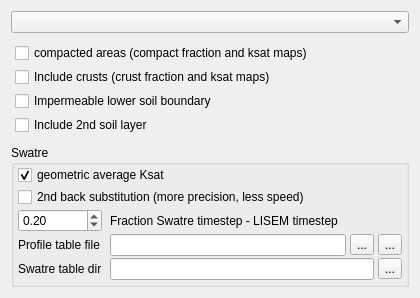
              <widget class="QWidget" name="page_4">
               <property name="geometry">
                <rect>
                 <x>0</x>
                 <y>0</y>
                 <width>377</width>
                 <height>269</height>
                </rect>
               </property>
               <attribute name="label">
                <string>Infiltration</string>
               </attribute>
               <layout class="QGridLayout" name="gridLayout_25">
                <item row="0" column="0">
                 <widget class="QComboBox" name="E_InfiltrationMethod">
                  <property name="palette">
                   <palette>
                    <active>
                     <colorrole role="ButtonText">
                      <brush brushstyle="SolidPattern">
                       <color alpha="255">
                        <red>0</red>
                        <green>0</green>
                        <blue>0</blue>
                       </color>
                      </brush>
                     </colorrole>
                    </active>
                    <inactive>
                     <colorrole role="ButtonText">
                      <brush brushstyle="SolidPattern">
                       <color alpha="255">
                        <red>0</red>
                        <green>0</green>
                        <blue>0</blue>
                       </color>
                      </brush>
                     </colorrole>
                    </inactive>
                    <disabled>
                     <colorrole role="ButtonText">
                      <brush brushstyle="SolidPattern">
                       <color alpha="255">
                        <red>122</red>
                        <green>122</green>
                        <blue>122</blue>
                       </color>
                      </brush>
                     </colorrole>
                    </disabled>
                   </palette>
                  </property>
                  <property name="font">
                   <font>
                    <weight>50</weight>
                    <bold>false</bold>
                   </font>
                  </property>
                 </widget>
                </item>
                <item row="1" column="0">
                 <widget class="QFrame" name="frame">
                  <layout class="QGridLayout" name="gridLayout_8">
                   <property name="margin">
                    <number>4</number>
                   </property>
                   <property name="spacing">
                    <number>4</number>
                   </property>
                   <item row="0" column="0">
                    <widget class="QCheckBox" name="checkInfilCompact">
                     <property name="font">
                      <font>
                       <weight>50</weight>
                       <bold>false</bold>
                      </font>
                     </property>
                     <property name="text">
                      <string>compacted areas (compact fraction and ksat maps)</string>
                     </property>
                    </widget>
                   </item>
                   <item row="1" column="0">
                    <widget class="QCheckBox" name="checkInfilCrust">
                     <property name="font">
                      <font>
                       <weight>50</weight>
                       <bold>false</bold>
                      </font>
                     </property>
                     <property name="text">
                      <string>Include crusts (crust fraction and ksat maps)</string>
                     </property>
                    </widget>
                   </item>
                   <item row="2" column="0">
                    <widget class="QCheckBox" name="checkImpermeable">
                     <property name="font">
                      <font>
                       <weight>50</weight>
                       <bold>false</bold>
                      </font>
                     </property>
                     <property name="text">
                      <string>Impermeable lower soil boundary</string>
                     </property>
                    </widget>
                   </item>
                   <item row="3" column="0">
                    <widget class="QCheckBox" name="checkInfil2layer">
                     <property name="font">
                      <font>
                       <weight>50</weight>
                       <bold>false</bold>
                      </font>
                     </property>
                     <property name="text">
                      <string>Include 2nd soil layer</string>
                     </property>
                    </widget>
                   </item>
                  </layout>
                 </widget>
                </item>
                <item row="2" column="0">
                 <widget class="QGroupBox" name="groupBox_SwatreOptions">
                  <property name="title">
                   <string>Swatre</string>
                  </property>
                  <layout class="QGridLayout" name="gridLayout_7">
                   <property name="leftMargin">
                    <number>4</number>
                   </property>
                   <property name="topMargin">
                    <number>0</number>
                   </property>
                   <property name="rightMargin">
                    <number>4</number>
                   </property>
                   <property name="bottomMargin">
                    <number>4</number>
                   </property>
                   <property name="horizontalSpacing">
                    <number>4</number>
                   </property>
                   <property name="verticalSpacing">
                    <number>2</number>
                   </property>
                   <item row="0" column="0" colspan="3">
                    <widget class="QCheckBox" name="checkGeometric">
                     <property name="enabled">
                      <bool>true</bool>
                     </property>
                     <property name="font">
                      <font>
                       <weight>50</weight>
                       <bold>false</bold>
                      </font>
                     </property>
                     <property name="text">
                      <string>geometric average Ksat</string>
                     </property>
                     <property name="checked">
                      <bool>true</bool>
                     </property>
                    </widget>
                   </item>
                   <item row="3" column="0">
                    <widget class="QLabel" name="label_13">
                     <property name="enabled">
                      <bool>true</bool>
                     </property>
                     <property name="palette">
                      <palette>
                       <active>
                        <colorrole role="ButtonText">
                         <brush brushstyle="SolidPattern">
                          <color alpha="255">
                           <red>0</red>
                           <green>0</green>
                           <blue>0</blue>
                          </color>
                         </brush>
                        </colorrole>
                       </active>
                       <inactive>
                        <colorrole role="ButtonText">
                         <brush brushstyle="SolidPattern">
                          <color alpha="255">
                           <red>0</red>
                           <green>0</green>
                           <blue>0</blue>
                          </color>
                         </brush>
                        </colorrole>
                       </inactive>
                       <disabled>
                        <colorrole role="ButtonText">
                         <brush brushstyle="SolidPattern">
                          <color alpha="255">
                           <red>122</red>
                           <green>122</green>
                           <blue>122</blue>
                          </color>
                         </brush>
                        </colorrole>
                       </disabled>
                      </palette>
                     </property>
                     <property name="font">
                      <font>
                       <weight>50</weight>
                       <bold>false</bold>
                      </font>
                     </property>
                     <property name="text">
                      <string>Profile table file</string>
                     </property>
                     <property name="alignment">
                      <set>Qt::AlignLeading|Qt::AlignLeft|Qt::AlignVCenter</set>
                     </property>
                    </widget>
                   </item>
                   <item row="3" column="2" colspan="3">
                    <widget class="QLineEdit" name="E_SwatreTableName">
                     <property name="enabled">
                      <bool>true</bool>
                     </property>
                     <property name="font">
                      <font>
                       <weight>50</weight>
                       <bold>false</bold>
                      </font>
                     </property>
                    </widget>
                   </item>
                   <item row="3" column="5">
                    <widget class="QToolButton" name="toolButton_SwatreTableShow">
                     <property name="text">
                      <string>...</string>
                     </property>
                     <property name="icon">
                      <iconset resource="../resources/openlisem.qrc">
                       <normaloff>:/onewfile.png</normaloff>:/onewfile.png</iconset>
                     </property>
                    </widget>
                   </item>
                   <item row="3" column="6">
                    <widget class="QToolButton" name="toolButton_SwatreTableFile">
                     <property name="enabled">
                      <bool>true</bool>
                     </property>
                     <property name="text">
                      <string>...</string>
                     </property>
                     <property name="icon">
                      <iconset resource="../resources/openlisem.qrc">
                       <normaloff>:/fileopen.png</normaloff>:/fileopen.png</iconset>
                     </property>
                    </widget>
                   </item>
                   <item row="2" column="2">
                    <widget class="QLabel" name="label_14">
                     <property name="enabled">
                      <bool>true</bool>
                     </property>
                     <property name="palette">
                      <palette>
                       <active>
                        <colorrole role="ButtonText">
                         <brush brushstyle="SolidPattern">
                          <color alpha="255">
                           <red>0</red>
                           <green>0</green>
                           <blue>0</blue>
                          </color>
                         </brush>
                        </colorrole>
                       </active>
                       <inactive>
                        <colorrole role="ButtonText">
                         <brush brushstyle="SolidPattern">
                          <color alpha="255">
                           <red>0</red>
                           <green>0</green>
                           <blue>0</blue>
                          </color>
                         </brush>
                        </colorrole>
                       </inactive>
                       <disabled>
                        <colorrole role="ButtonText">
                         <brush brushstyle="SolidPattern">
                          <color alpha="255">
                           <red>122</red>
                           <green>122</green>
                           <blue>122</blue>
                          </color>
                         </brush>
                        </colorrole>
                       </disabled>
                      </palette>
                     </property>
                     <property name="font">
                      <font>
                       <weight>50</weight>
                       <bold>false</bold>
                      </font>
                     </property>
                     <property name="text">
                      <string>Fraction Swatre timestep - LISEM timestep</string>
                     </property>
                    </widget>
                   </item>
                   <item row="2" column="0">
                    <widget class="QDoubleSpinBox" name="E_SWATREDtsecFraction">
                     <property name="enabled">
                      <bool>true</bool>
                     </property>
                     <property name="font">
                      <font>
                       <weight>50</weight>
                       <bold>false</bold>
                      </font>
                     </property>
                     <property name="maximum">
                      <double>1.000000000000000</double>
                     </property>
                     <property name="singleStep">
                      <double>0.010000000000000</double>
                     </property>
                     <property name="value">
                      <double>0.200000000000000</double>
                     </property>
                    </widget>
                   </item>
                   <item row="4" column="2" colspan="4">
                    <widget class="QLineEdit" name="E_SwatreTableDir">
                     <property name="font">
                      <font>
                       <weight>50</weight>
                       <bold>false</bold>
                      </font>
                     </property>
                    </widget>
                   </item>
                   <item row="4" column="0">
                    <widget class="QLabel" name="label_49">
                     <property name="palette">
                      <palette>
                       <active>
                        <colorrole role="ButtonText">
                         <brush brushstyle="SolidPattern">
                          <color alpha="255">
                           <red>0</red>
                           <green>0</green>
                           <blue>0</blue>
                          </color>
                         </brush>
                        </colorrole>
                       </active>
                       <inactive>
                        <colorrole role="ButtonText">
                         <brush brushstyle="SolidPattern">
                          <color alpha="255">
                           <red>0</red>
                           <green>0</green>
                           <blue>0</blue>
                          </color>
                         </brush>
                        </colorrole>
                       </inactive>
                       <disabled>
                        <colorrole role="ButtonText">
                         <brush brushstyle="SolidPattern">
                          <color alpha="255">
                           <red>122</red>
                           <green>122</green>
                           <blue>122</blue>
                          </color>
                         </brush>
                        </colorrole>
                       </disabled>
                      </palette>
                     </property>
                     <property name="font">
                      <font>
                       <weight>50</weight>
                       <bold>false</bold>
                      </font>
                     </property>
                     <property name="text">
                      <string>Swatre table dir</string>
                     </property>
                    </widget>
                   </item>
                   <item row="4" column="6">
                    <widget class="QToolButton" name="toolButton_SwatreTableDir">
                     <property name="text">
                      <string>...</string>
                     </property>
                     <property name="icon">
                      <iconset resource="../resources/openlisem.qrc">
                       <normaloff>:/diropen.png</normaloff>:/diropen.png</iconset>
                     </property>
                    </widget>
                   </item>
                   <item row="1" column="0" colspan="3">
                    <widget class="QCheckBox" name="checkBacksubstitution">
                     <property name="font">
                      <font>
                       <weight>50</weight>
                       <bold>false</bold>
                      </font>
                     </property>
                     <property name="text">
                      <string notr="true">2nd back substitution (more precision, less speed) </string>
                     </property>
                    </widget>
                   </item>
                  </layout>
                 </widget>
                </item>
                <item row="3" column="0">
                 <spacer name="verticalSpacer_4">
                  <property name="orientation">
                   <enum>Qt::Vertical</enum>
                  </property>
                  <property name="sizeHint" stdset="0">
                   <size>
                    <width>20</width>
                    <height>40</height>
                   </size>
                  </property>
                 </spacer>
                </item>
               </layout>
              </widget>
